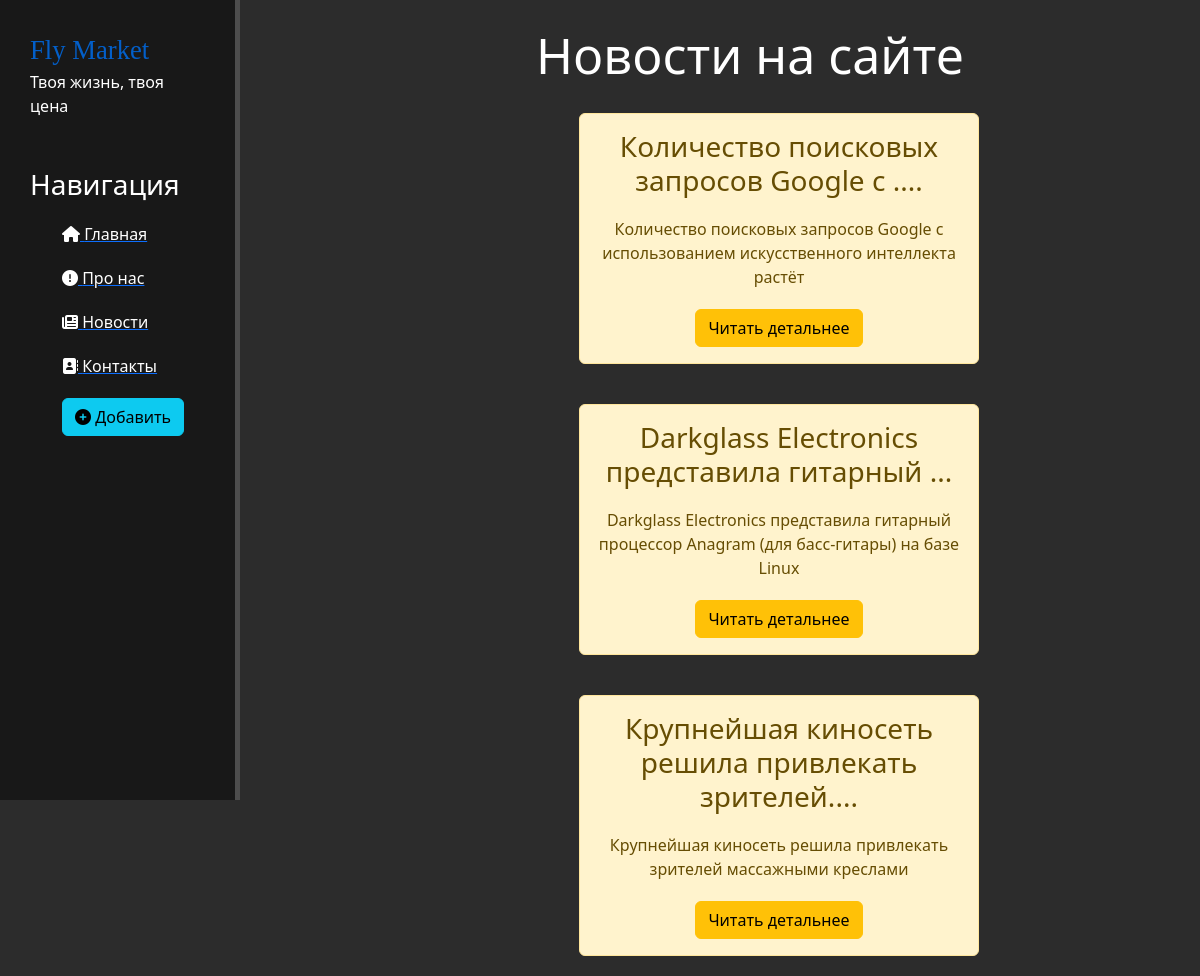
Page /news/ on the committed database.
### news/models.py (models this page shows, shortened)
class Articles(models.Model):
    title = models.CharField('Название', max_length=50)
    anons = models.CharField('Анонс', max_length=250)
    full_text = models.TextField('Статья')
    data = models.DateTimeField('Дата публикации')
    class Meta:
        verbose_name = 'Новость'
        verbose_name_plural = 'Новости'

### news/views.py (the view)
# urls.py: path('', views.news_home, name='news_home'),
def news_home(request):
    news = Articles.objects.order_by('-data')
    return render(request, 'news/news_home.html', {'news': news})

### news/templates/news/news_home.html (shortened to what this page needs)
{% extends 'main/layout.html' %}
{% block content %}
    <div class="features">
        <h1>Новости на сайте</h1>
        {% if news %}
        {% for el in news %}
            <div class="alert alert-warning">
                <h3>{{ el.title }}</h3>
                <p>{{ el.anons }}</p>
                <a href="{% url 'news_detail' el.id %}" class="btn btn-warning">Читать детальнее</a>
            </div>
        {% endfor %}
        {% else %}
            <p>У вас нет записей!</p>
        {% endif %}
    </div>
{% endblock %}
{% block buttonadd %}
    <a href="{% url 'create' %}"><li><button class="btn btn-info"><i class="fa-solid fa-plus-circle"></i> Добавить</button></li></a>
{% endblock %}

### main/templates/main/layout.html (shortened to what this page needs)
{% load static %}
<!doctype html>
<html lang="en">
<head>
    <link rel="stylesheet" href="{% static 'main/css/bootstrap/bootstrap.min.css' %}">
    <link rel="stylesheet" href="{% static 'main/css/main.css' %}">
    <link rel="stylesheet" href="{% static 'main/css/fontawesome-free-6.7.2-web/all.min.css' %}">
</head>
<body>
    <aside>
        <a class="navbar-brand" style="color: rgb(3, 95, 201); font-family: rubik; font-size: 20pt;" href="#">
            Fly Market
        </a>
        <span class="slogon"><br/>Твоя жизнь, твоя цена</span>
        <h3>Навигация</h3>
        <ul>
            <a href="{% url 'home' %}"><li><i class="fa-solid fa-house"></i> Главная</li></a>
            <a href="{% url 'about' %}"><li><i class="fa-solid fa-circle-exclamation"></i> Про нас</li></a>
            <a href="{% url 'news_home' %}"><li><i class="fa-solid fa-newspaper"></i> Новости</li></a>
            <a href=""><li><i class="fa-solid fa-address-book"></i> Контакты</li></a>
            {% block buttonadd %}{% endblock %}
        </ul>
    </aside>
    <main>
        {% block content %}
        {% endblock %}
    </main>
</body>
</html>

### main/static/main/css/main.css (style rules this page uses)
body { background: #2c2c2c; }
aside { position: fixed; float: left; background: #181818; width: 20%; padding: 2.5%; height: 100vh; color: #fff; border-right: 5px solid #4d4d4d; }
aside h3 { margin-top: 50px; font-size: 28px; }
aside ul { list-style: none }
aside ul li { color: #fff; display: block; margin-top: 20px; transition: transform .6s ease; }
main .features { float: left; color: #fff; margin-top: 25px; margin-left: 25%; text-align: center; width: 75% }
main .features h1 { font-size: 50px; }
main .features p { max-width: 400px; margin: 20px auto; }
.alert-warning { float: left; clear: both; width: 400px; margin: 20px 31%; text-align: center; }

### rows in the picture
Articles: title "Количество поисковых запросов Google с ....", anons "Количество поисковых запросов Google с использованием искусственного интеллекта растёт"
Articles: title "Darkglass Electronics представила гитарный ...", anons "Darkglass Electronics представила гитарный процессор Anagram (для басс-гитары) на базе Linux"
Articles: title "Крупнейшая киносеть решила привлекать зрителей....", anons "Крупнейшая киносеть решила привлекать зрителей массажными креслами"
